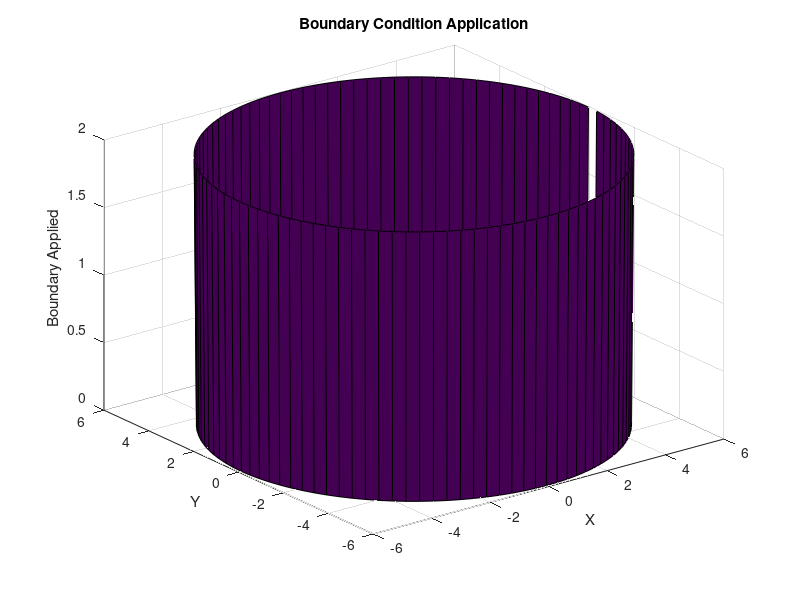

MATLAB code for this plot:
clear;

N = 100;

theta = linspace(0,2*pi,N+1);
deltr = 2*pi/N;
theta = theta(1:end-1);

RADIUS = 6;
innerradius = 2;

% r = innerradius:deltr:RADIUS;
r= sin(2.*theta):deltr:RADIUS;

%capital for gridded, lower for _____
[THETA,R] = ndgrid(theta,r);   

% anytime you have a componenet-wise/element wise calculation you need to
% have a . EX: .^
%surf(X,Y,X.^2+Y.^2);

Ntheta = length(theta); 
Nr = length(r);

i = 1:Ntheta;
j = 1:Nr;

[I,J] = ndgrid(i,j);

N = Ntheta*Nr; %total number of points on the gird

index = reshape(1:N,size(I));

A = sparse(N,N); %N*N matrix of 0's

% RJR interior vertices
for i = 2:Ntheta-1
    j = 2:Nr-1;
    center = index(i,j);
    out    = index(i,j+1);
    in     = index(i,j-1);
    left   = index(i-1,j);
    right  = index(i+1,j);

    rj = r(j); % Radial positions for the current set of points

    % Centered difference for polar Laplacian
    %
    % u_rr + u_r/r + u_tt/r^2 = (u(i,j+1)+u(i,j-1)-2*u(i,j))/dr^2
    %                         + (u(i,j+1)-u(i,j-1))/dr/r
    %                         + (u(i+1,j)+u(i-1,j)-2*u(i,j))/dt^2/r^2
    %                         = u(i,j+1)*(1/dr^2 + 1/dr/r)
    %                         + u(i,j-1)*(1/dr^2 - 1/dr/r)
    %                         + u(i+1,j)/dt^2/r^2
    %                         + u(i-1,j)/dt^2/r^2
    %                         + u(i,j)*(-2/dr^2-2/dt^2/r^2)

    A(sub2ind(size(A), center, center)) = (-2./deltr^2 - 2./(rj.^2 * deltr^2));
    A(sub2ind(size(A), center, out))    = 1./deltr^2 + 1./(2*deltr*rj);
    A(sub2ind(size(A), center, in))     = 1./deltr^2 - 1./(2*deltr*rj);
    A(sub2ind(size(A), center, left))   = 1./(rj.^2 * deltr^2);
    A(sub2ind(size(A), center, right))  = 1./(rj.^2 * deltr^2);

end

for j = 2:Nr-1
    i = 1;
    center = index(i,j);
    out    = index(i,j+1);
    in     = index(i,j-1);
    left   = index(Ntheta,j);
    right  = index(i+1,j); 
    
    rj = r(j); 

    A(center, center) = (-2./deltr^2 - 2./(rj.^2 * deltr^2));
    A(center, out)    = 1./deltr^2 + 1./(2*deltr*rj);
    A(center, in)     = 1./deltr^2 - 1./(2*deltr*rj);
    A(center, left)   = 1./(rj.^2 * deltr^2);
    A(center, right)  = 1./(rj.^2 * deltr^2);

end

for j = 2:Nr-1
    i = Ntheta;
    center = index(i,j);
    out    = index(i,j+1);
    in     = index(i,j-1);
    left   = index(i-1,j);
    right  = index(1,j); 
    
    rj = r(j); 

    A(center, center) = (-2./deltr^2 - 2./(rj.^2 * deltr^2));
    A(center, out)    = 1./deltr^2 + 1./(2*deltr*rj);
    A(center, in)     = 1./deltr^2 - 1./(2*deltr*rj);
    A(center, left)   = 1./(rj.^2 * deltr^2);
    A(center, right)  = 1./(rj.^2 * deltr^2);

end

B=A;
amp = 2;
period = 3;
DBDY = zeros(Ntheta, Nr);    % Initialize DBDY as a matrix of zeros (double)
tolerance = 5 * deltr;

condition = find(R <=  innerradius + abs(amp*sin(period.*THETA))); 
DBDY(condition) = 1;

condition = find(R == max(max(R)));
DBDY(condition) = 2 ;

[X, Y] = pol2cart(THETA, R);
surf(X,Y, DBDY);

title('Boundary Condition Application');
xlabel('X');
ylabel('Y');
zlabel('Boundary Applied');

% Set rows of A corresponding to a boundary element as 1 or 0
ind = find(DBDY);
for i = 1:length(ind)
    k = ind(i);
    A(k,:) = 0;
    A(k,k) = 1;
end









